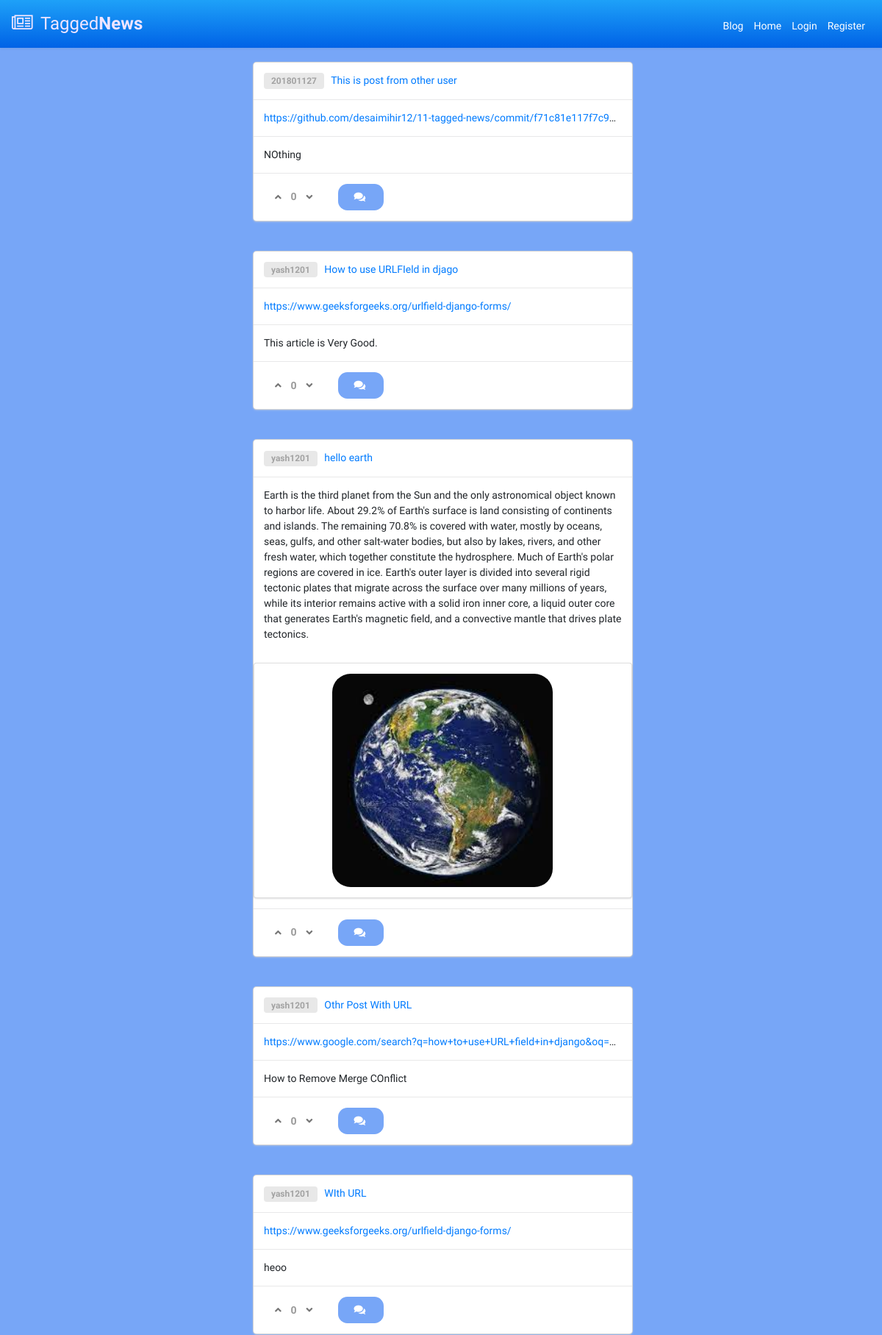
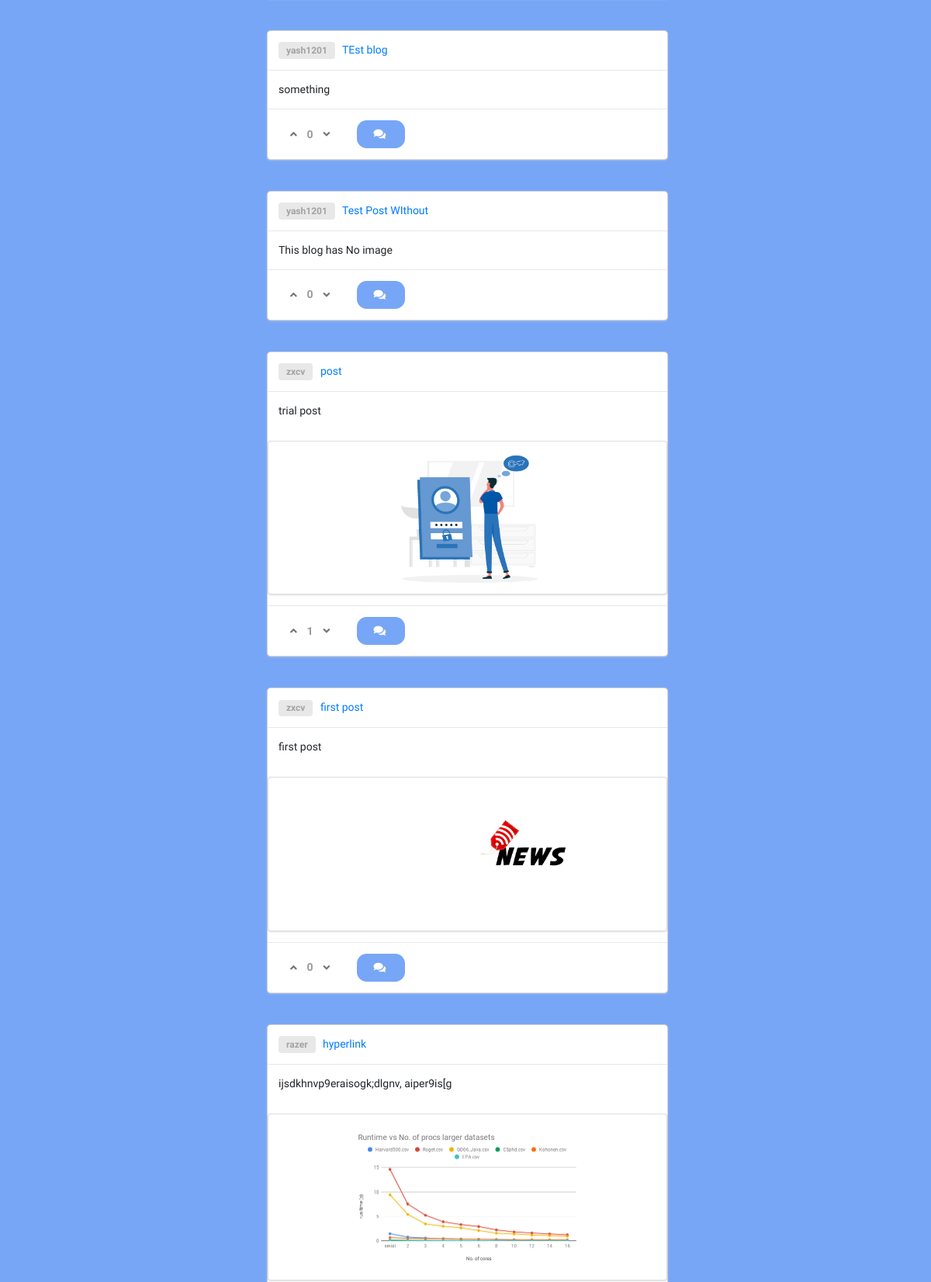
Screenshot of /blog/ (upper part) with the database file from the repository (2 pictures, top to bottom).
### blog/models.py (models this page shows, shortened)
class BlogPost(models.Model):
    title               = models.CharField(max_length=50, null=False, blank=False)
    body                = models.TextField(max_length=5000, null=False, blank=False)
    image               = models.ImageField(upload_to=upload_location, null=False, blank=True, default=None)
    date_published      = models.DateTimeField(auto_now_add=True, verbose_name="date_publishd")
    date_updated        = models.DateTimeField(auto_now=True, verbose_name="date_updated")
    author              = models.ForeignKey(settings.AUTH_USER_MODEL, on_delete=models.CASCADE)
    slug                = models.SlugField(blank=True, unique=True)
    upvote              = models.IntegerField(default=0)
    downvote            = models.IntegerField(default=0)
    form_url            = models.URLField(max_length=250, blank=True)
    def count_vote(self):
        return self.upvote-self.downvote

### account/models.py (models this page shows, shortened)
class Account(AbstractBaseUser, PermissionsMixin):
    email                       = models.EmailField(verbose_name="email", max_length=60, unique=True)
    username                    = models.CharField(max_length=30, unique=True)
    avatar                      = models.ImageField(upload_to=upload_location,default='avatar/default.png', blank=False)
    date_joined                 = models.DateTimeField(verbose_name='date joined', auto_now_add=True)
    last_login                  = models.DateTimeField(verbose_name='last login', auto_now=True)
    is_admin                    = models.BooleanField(default=False)
    is_active                   = models.BooleanField(default=True)
    is_staff                    = models.BooleanField(default=False)
    is_superuser                = models.BooleanField(default=False)
    USERNAME_FIELD = 'email'
    REQUIRED_FIELDS = ['username',]
    objects = MyAccountManager()

### blog/views.py (the view, shortened to what this page needs)
# urls.py: path('blog/', post_view, name="blog"),
def post_view(request):
	qs = blog.objects.all().order_by('-date_updated',)
	context = {
	 'qs' : qs,
	}
	newcontext = {}
	newcontext['qs'] = []
	if not request.user.is_authenticated:
		for posts in qs:
			obj = {}
			obj['post'] = posts
			obj['liked'] = False
			obj['type'] = False
			newcontext['qs'].append(obj)
	return render(request, 'blog/main.html', newcontext)

### blog/templates/blog/main.html (shortened to what this page needs)
{% extends 'base.html' %}
{% load static %}
{% block content %}
<body>
<div class="all_posts">
	<div class="ui grid">
		{% for obj in qs%}
		<div class = "row">
			<div class = "ten wide column">
				<div class="ui fluid card">
					<div class="content">
						<a class="item">
						    <div class="ui horizontal label">
								<a href="{% url 'profile' obj.post.author.username %}">{{obj.post.author.username}}</a>
							</div>
							<a href="{% url 'blog:detail' obj.post.slug %}" style="text-decoration: none">{{obj.post.title}}</a>
						</a>
					</div>
					{% if obj.post.form_url %}
					<div class="content">
						<div class="form_url">
							<a href="{{obj.post.form_url}}">{{obj.post.form_url}}</a>
						</div>
					</div>
					{% endif %}
					<div class="content">
						{{obj.post.body}}
					</div>
					{% if obj.post.image %}
					<div class="ui segment">
						<img class="ui centered medium image", src={{obj.post.image.url}}>
					</div>
					{% endif %}
					<div class="content">
						<div class="all-buttons">
							<div class="ui buttons" id="vote">
							<form action="{% url 'blog:post_like' pk=obj.post.pk option='U' %}" method="POST">
								<div type="submit", name="post_id", value="{{obj.post.id}}">
									{% if not obj.liked %}
										<button class="ui icon button">
											<i class="angle up icon"></i>
									  	</button>
									{% elif obj.type %}
										<button class="ui icon button">
											<i class="angle double up icon"></i>
									  	</button>
									{% else %}
										<button class="ui icon button">
											<i class="angle up icon"></i>
									  	</button>
									{% endif %}
									</div>
							</form>
							<div class="ui buttons" id="vote">
								<div class="or" data-text={{obj.post.count_vote}}></div>
							</div>
							<form action="{% url 'blog:post_like' pk=obj.post.pk option='D' %}" method="POST">
								<div type="submit", name="post_id", value="{{obj.post.id}}">
								{% if not obj.liked %}
									<button class="ui icon button">
										<i class="angle down icon"></i>
								  	</button>
								{% elif not obj.type %}
									<button class="ui icon button">
									<i class="angle double down icon"></i>
								  </button>
								{% else %}
									<button class="ui icon button">
										<i class="angle down icon"></i>
								  	</button>
								{% endif %}
								</div>
							</form>
							<a href="{% url 'blog:detail' obj.post.slug %}" class="ui vertical animated button" tabindex="0">
								<div class="visible content">
									<i class="comments icon"></i>
								</div>
							</a>
						</div>
					</div>
				</div>
			</div>
		</div>
	</div>
	{% endfor %}
</div>
</body>
{% endblock content %}

### templates/snippets/header.html (style rules this page uses)
body { background: #eeeeee; font-family: 'Varela Round', sans-serif; }

### blog/templates/blog/main.html (style rules this page uses)
body { background: #77A6F7; }
.all_posts { margin-left: 30%; }
.image { border-radius: 25px; transition: border-radius 0.5s, width 1s ease, height 1s ease; }
.form_url { width:auto; overflow: hidden; text-overflow: ellipsis; white-space: nowrap; }
.ui.vertical.animated.button { margin-left:20px; border-radius:0.9rem; background-color: #77A6F7; }
.comments.icon { color:rgb(255, 255, 255); }
.ui.icon.button { background-color: #ffffff; }

### rows the page displays
BlogPost: post.author.username "201801127", post "This is post from other user", post.form_url "https://github.com/desaimihir12/11-tagged-news/commit/f71c81e117f7c9…", post.body "NOthing", {{ obj.post.id }} 24 (drawn)
BlogPost: post.author.username "yash1201", post "How to use URLFIeld in djago", post.form_url "https://www.geeksforgeeks.org/urlfield-django-forms/", post.body "This article is Very Good.", {{ obj.post.id }} 23 (drawn)
BlogPost: post.author.username "yash1201", post "hello earth", post.body "Earth is the third planet from the Sun and the only astronomical object known to harbor life. About 29.2% of Earth's surface is land consisting of continents and islands. The remaining 70.8% is covered with water, mostly by oceans, seas, gulfs, and other salt-water bodies, but also by lakes, rivers, and other fresh water, which together constitute the hydrosphere. Much of Earth's polar regions are covered in ice. Earth's outer layer is divided into several rigid tectonic plates that migrate across the surface over many millions of years, while its interior remains active with a solid iron inner core, a liquid outer core that generates Earth's magnetic field, and a convective mantle that…", post.image (picture), {{ obj.post.id }} 1 (drawn)
BlogPost: post.author.username "yash1201", post "Othr Post With URL", post.form_url "https://www.google.com/search?q=how+to+use+URL+field+in+django&oq=h…", post.body "How to Remove Merge COnflict", {{ obj.post.id }} 22 (drawn)
BlogPost: post.author.username "yash1201", post "WIth URL", post.form_url "https://www.geeksforgeeks.org/urlfield-django-forms/", post.body "heoo", {{ obj.post.id }} 21 (drawn)
BlogPost: post.author.username "yash1201", post "TEst blog", post.body "something", {{ obj.post.id }} 20 (drawn)
BlogPost: post.author.username "yash1201", post "Test Post WIthout", post.body "This blog has No image", {{ obj.post.id }} 19 (drawn)
BlogPost: post.author.username "zxcv", post "post", post.body "trial post", post.image (picture), {{ obj.post.id }} 18 (drawn), upvote 1 (drawn)
BlogPost: post.author.username "zxcv", post "first post", post.body "first post", post.image (picture), {{ obj.post.id }} 17 (drawn)
BlogPost: post.author.username "razer", post "hyperlink", post.body "ijsdkhnvp9eraisogk;dlgnv, aiper9is[g", post.image (picture)
